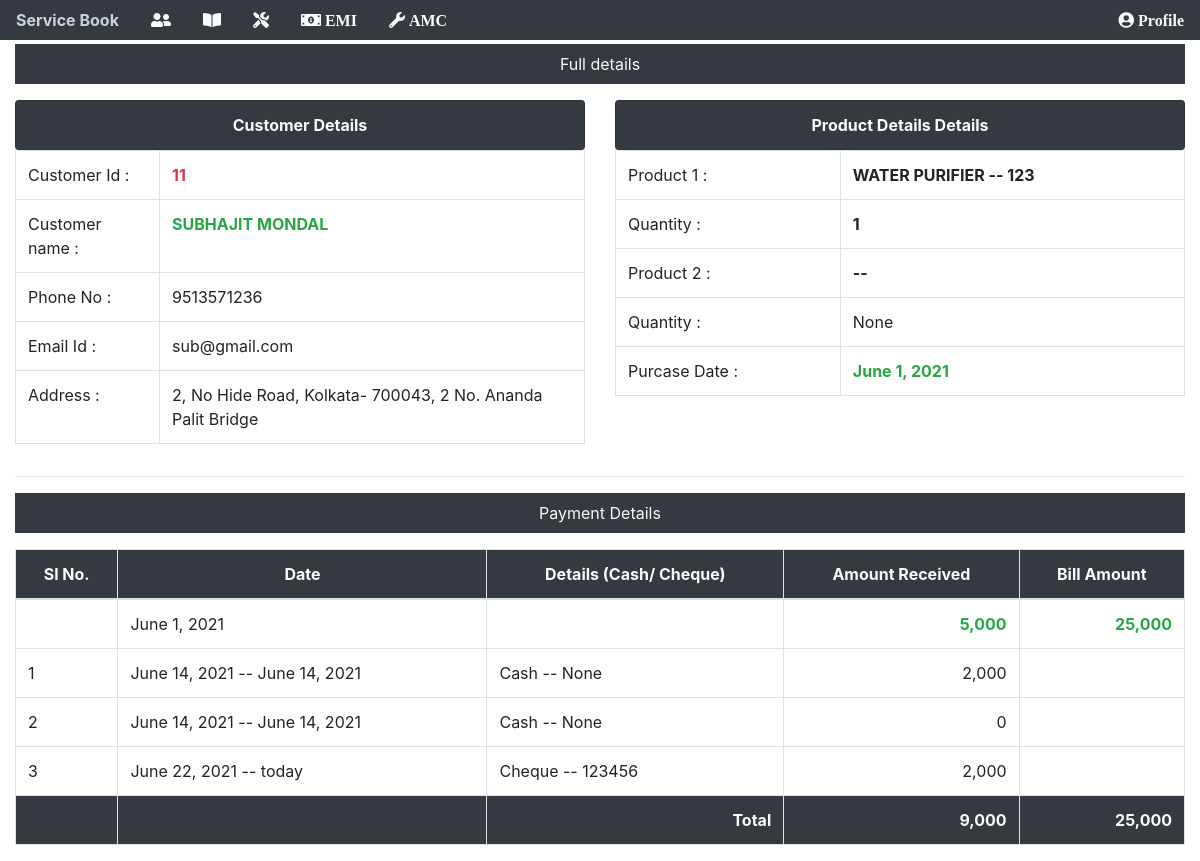
Screenshot of /details/11 (signed in) with the database file from the repository.
### app/models.py (models this page shows, shortened)
class customerDetails(models.Model):
    custimerId = models.AutoField(primary_key=True)
    name = models.CharField(max_length=100)
    address = models.CharField(max_length=100, null=True)
    phoneNo = models.CharField(max_length=100, unique=True)
    email = models.EmailField(null=True)
    service = models.IntegerField(null=True, blank=True)
    emi = models.CharField(max_length=10, null=True, blank=True)
    modelNameOne = models.CharField(max_length=100)
    quantityOne = models.CharField(max_length=2, null=True)
    modelNoOne = models.CharField(max_length=100)
    modelNameTwo = models.CharField(max_length=100, blank=True)
    quantityTwo = models.CharField(max_length=2, null=True, blank=True)
    modelNoTwo = models.CharField(max_length=100, blank=True)
    purchaseDate = models.DateField(auto_now=False, auto_now_add=False)
    totalAmount = models.IntegerField()
    advanceAmount = models.IntegerField()
    dueAmount = models.IntegerField(null=True)
    def total_paid_amount(self): #for total paid amount
        tt = self.advanceAmount
        ap = self.amount_paid()
        return tt + ap
    def amount_paid(self): #for paymennt
        items = paymentOnEmi.objects.filter(refNo=self.custimerId)
        total = 0
        for item in items:
            total += item.paidAmount
        return total

class paymentOnEmi(models.Model):
    refNo = models.IntegerField()
    paidAmount = models.IntegerField()
    paymentDate = models.DateField(auto_now=False, auto_now_add=False)
    cashCheque = models.CharField(max_length=100, null=True)
    chequeNo = models.CharField(max_length=10, null=True, blank=True)

### app/views.py (the view)
# urls.py: path('details/<int:id>', views.iddetails, name="iddetails"),
@login_required(login_url="/login")
def iddetails(request, id):
    ghh = customerDetails.objects.get(pk=id)
    phh = paymentOnEmi.objects.filter(refNo=id)
    return render(request, "iddetails.html", {'ghh': ghh, 'phh': phh, 'id': id})

### templates/iddetails.html
{% include "base.html" %}
{% load humanize %}
{% block content %}
<div class="container-fluid">
    <div class="bg-dark mt-1">
        <p class="nav-link text-light text-center">Full details</p>
    </div>
    <div class="row">
        <div class="col-6">
            <table class="table table-bordered">
                <ul class="list-group">
                    <li class="list-group-item bg-dark text-light text-center"><strong>Customer Details</strong></li>
                </ul>
                <tbody>
                    <tr>
                        <td>Customer Id : </td>
                        <td class="text-danger"><strong>{{ghh.custimerId}}</strong></td>
                    </tr>
                    <tr>
                        <td>Customer name : </td>
                        <td class="text-success"><strong>{{ghh.name | upper}}</strong></td>
                    </tr>
                    <tr>
                        <td>Phone No : </td>
                        <td>{{ghh.phoneNo}}</td>
                    </tr>
                    <tr>
                        <td>Email Id : </td>
                        <td>{{ghh.email}}</td>
                    </tr>
                    <tr>
                        <td>Address : </td>
                        <td>{{ghh.address}}</td>
                    </tr>
                </tbody>
            </table>
        </div>
        <div class="col-6">
            <ul class="list-group">
                <li class="list-group-item bg-dark text-light text-center"><strong>Product Details Details</strong></li>
            </ul>
            <table class="table table-bordered">
                <tbody>
                    <tr>
                        <td>Product 1 : </td>
                        <td><strong>{{ghh.modelNameOne | upper}} -- {{ghh.modelNoOne}}</strong></td>
                    </tr>
                    <tr>
                        <td>Quantity : </td>
                        <td><strong>{{ghh.quantityOne}}</strong></td>
                    </tr>
                    <tr>
                        <td>Product 2 : </td>
                        <td><strong>{{ghh.modelNameTwo}} -- {{ghh.modelNoTwo}}</strong></td>
                    </tr>
                    <tr>
                        <td>Quantity : </td>
                        <td>{{ghh.quantityTwo}}</td>
                    </tr>
                    <tr>
                        <td>Purcase Date : </td>
                        <td class="text-success"><strong>{{ghh.purchaseDate}}</strong></td>
                    </tr>
                </tbody>
            </table>
        </div>
    </div>
    <hr>
    <div class="bg-dark mt-1">
        <p class="nav-link text-center text-light">Payment Details</p>
    </div>
    <div class="row">
        <div class="col">
            <table class="table table-bordered">
                <thead>
                    <tr class="bg-dark text-light text-center">
                        <th>Sl No.</th>
                        <th>Date</th>
                        <th>Details (Cash/ Cheque)</th>
                        <th>Amount Received</th>
                        <th>Bill Amount</th>
                    </tr>
                </thead>
                <tbody>
                    <tr>
                        <td></td>
                        <td>{{ghh.purchaseDate}}</td>
                        <td></td>
                        <td class="text-right text-success"><strong>{{ghh.advanceAmount | intcomma}}</strong></td>
                        <td class="text-right text-success"><strong>{{ghh.totalAmount | intcomma}}</strong></td>
                    </tr>
                    {% for p in phh %}
                    <tr>
                        <td>{{forloop.counter}}</td>
                        <td>{{p.paymentDate}} -- {{p.paymentDate | naturalday}}</td>
                        <td>{{p.cashCheque}} -- {{p.chequeNo}}</td>
                        <td class="text-right">{{p.paidAmount | intcomma}}</td>
                        <td></td>
                    </tr>
                    {% endfor %}
                </tbody>
                <tfoot>
                    <tr class="bg-dark text-light">
                        <th></th>
                        <th></th>
                        <th class="text-right">Total</th>
                        <th class="text-right">{{ghh.total_paid_amount | intcomma}}</th>
                        <th class="text-right">{{ghh.totalAmount | intcomma}}</th>
                    </tr>
                </tfoot>
            </table>
        </div>
    </div>
</div>
{% endblock %}

### rows the page displays
customerDetails: custimerId "11", name "SUBHAJIT MONDAL", phoneNo "9513571236", email "sub@gmail.com", address "2, No Hide Road, Kolkata- 700043, 2 No. Ananda Palit Bridge", modelNameOne "WATER PURIFIER", modelNoOne "123", quantityOne "1", quantityTwo "None", purchaseDate "June 1, 2021", advanceAmount "5,000", totalAmount "25,000", total_paid_amount "9,000"
paymentOnEmi: paymentDate "June 14, 2021", cashCheque "Cash", chequeNo "None", paidAmount "2,000"
paymentOnEmi: paymentDate "June 14, 2021", cashCheque "Cash", chequeNo "None", paidAmount "0"
paymentOnEmi: paymentDate "June 22, 2021", paymentDate "today", cashCheque "Cheque", chequeNo "123456", paidAmount "2,000"
